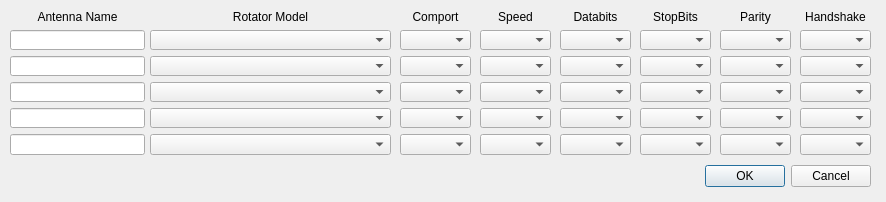
<?xml version="1.0" encoding="UTF-8"?>
<ui version="4.0">
 <class>SetupDialog</class>
 <widget class="QDialog" name="SetupDialog">
  <property name="geometry">
   <rect>
    <x>0</x>
    <y>0</y>
    <width>886</width>
    <height>202</height>
   </rect>
  </property>
  <property name="windowTitle">
   <string>Antenna Setup</string>
  </property>
  <widget class="QDialogButtonBox" name="buttonBox">
   <property name="geometry">
    <rect>
     <x>530</x>
     <y>160</y>
     <width>341</width>
     <height>32</height>
    </rect>
   </property>
   <property name="orientation">
    <enum>Qt::Horizontal</enum>
   </property>
   <property name="standardButtons">
    <set>QDialogButtonBox::Cancel|QDialogButtonBox::Ok</set>
   </property>
  </widget>
  <widget class="QWidget" name="layoutWidget">
   <property name="geometry">
    <rect>
     <x>10</x>
     <y>10</y>
     <width>135</width>
     <height>145</height>
    </rect>
   </property>
   <layout class="QVBoxLayout" name="verticalLayout">
    <item>
     <widget class="QLabel" name="label_3">
      <property name="text">
       <string>Antenna Name</string>
      </property>
      <property name="alignment">
       <set>Qt::AlignCenter</set>
      </property>
     </widget>
    </item>
    <item>
     <widget class="QLineEdit" name="antennaNameEdit1"/>
    </item>
    <item>
     <widget class="QLineEdit" name="antennaNameEdit2"/>
    </item>
    <item>
     <widget class="QLineEdit" name="antennaNameEdit3"/>
    </item>
    <item>
     <widget class="QLineEdit" name="antennaNameEdit4"/>
    </item>
    <item>
     <widget class="QLineEdit" name="antennaNameEdit5"/>
    </item>
   </layout>
  </widget>
  <widget class="QWidget" name="layoutWidget">
   <property name="geometry">
    <rect>
     <x>480</x>
     <y>10</y>
     <width>71</width>
     <height>145</height>
    </rect>
   </property>
   <layout class="QVBoxLayout" name="verticalLayout_4">
    <item>
     <widget class="QLabel" name="label_4">
      <property name="text">
       <string>Speed</string>
      </property>
      <property name="alignment">
       <set>Qt::AlignCenter</set>
      </property>
     </widget>
    </item>
    <item>
     <widget class="QComboBox" name="comSpeedBox1"/>
    </item>
    <item>
     <widget class="QComboBox" name="comSpeedBox2"/>
    </item>
    <item>
     <widget class="QComboBox" name="comSpeedBox3"/>
    </item>
    <item>
     <widget class="QComboBox" name="comSpeedBox4"/>
    </item>
    <item>
     <widget class="QComboBox" name="comSpeedBox5"/>
    </item>
   </layout>
  </widget>
  <widget class="QWidget" name="layoutWidget">
   <property name="geometry">
    <rect>
     <x>150</x>
     <y>10</y>
     <width>241</width>
     <height>145</height>
    </rect>
   </property>
   <layout class="QVBoxLayout" name="verticalLayout_2">
    <item>
     <widget class="QLabel" name="label_2">
      <property name="text">
       <string>Rotator Model</string>
      </property>
      <property name="alignment">
       <set>Qt::AlignCenter</set>
      </property>
     </widget>
    </item>
    <item>
     <widget class="QComboBox" name="rotatorModelBox1"/>
    </item>
    <item>
     <widget class="QComboBox" name="rotatorModelBox2"/>
    </item>
    <item>
     <widget class="QComboBox" name="rotatorModelBox3"/>
    </item>
    <item>
     <widget class="QComboBox" name="rotatorModelBox4"/>
    </item>
    <item>
     <widget class="QComboBox" name="rotatorModelBox5"/>
    </item>
   </layout>
  </widget>
  <widget class="QWidget" name="layoutWidget">
   <property name="geometry">
    <rect>
     <x>400</x>
     <y>10</y>
     <width>71</width>
     <height>145</height>
    </rect>
   </property>
   <layout class="QVBoxLayout" name="verticalLayout_3">
    <item>
     <widget class="QLabel" name="label">
      <property name="text">
       <string>Comport</string>
      </property>
      <property name="alignment">
       <set>Qt::AlignCenter</set>
      </property>
     </widget>
    </item>
    <item>
     <widget class="QComboBox" name="comPortBox1"/>
    </item>
    <item>
     <widget class="QComboBox" name="comPortBox2"/>
    </item>
    <item>
     <widget class="QComboBox" name="comPortBox3"/>
    </item>
    <item>
     <widget class="QComboBox" name="comPortBox4"/>
    </item>
    <item>
     <widget class="QComboBox" name="comPortBox5"/>
    </item>
   </layout>
  </widget>
  <widget class="QWidget" name="layoutWidget_2">
   <property name="geometry">
    <rect>
     <x>560</x>
     <y>10</y>
     <width>71</width>
     <height>145</height>
    </rect>
   </property>
   <layout class="QVBoxLayout" name="verticalLayout_5">
    <item>
     <widget class="QLabel" name="label_5">
      <property name="text">
       <string>Databits</string>
      </property>
      <property name="alignment">
       <set>Qt::AlignCenter</set>
      </property>
     </widget>
    </item>
    <item>
     <widget class="QComboBox" name="comDataBitsBox1"/>
    </item>
    <item>
     <widget class="QComboBox" name="comDataBitsBox2"/>
    </item>
    <item>
     <widget class="QComboBox" name="comDataBitsBox3"/>
    </item>
    <item>
     <widget class="QComboBox" name="comDataBitsBox4"/>
    </item>
    <item>
     <widget class="QComboBox" name="comDataBitsBox5"/>
    </item>
   </layout>
  </widget>
  <widget class="QWidget" name="layoutWidget_3">
   <property name="geometry">
    <rect>
     <x>640</x>
     <y>10</y>
     <width>71</width>
     <height>145</height>
    </rect>
   </property>
   <layout class="QVBoxLayout" name="verticalLayout_6">
    <item>
     <widget class="QLabel" name="label_6">
      <property name="text">
       <string>StopBits</string>
      </property>
      <property name="alignment">
       <set>Qt::AlignCenter</set>
      </property>
     </widget>
    </item>
    <item>
     <widget class="QComboBox" name="comStopBitsBox1"/>
    </item>
    <item>
     <widget class="QComboBox" name="comStopBitsBox2"/>
    </item>
    <item>
     <widget class="QComboBox" name="comStopBitsBox3"/>
    </item>
    <item>
     <widget class="QComboBox" name="comStopBitsBox4"/>
    </item>
    <item>
     <widget class="QComboBox" name="comStopBitsBox5"/>
    </item>
   </layout>
  </widget>
  <widget class="QWidget" name="layoutWidget_4">
   <property name="geometry">
    <rect>
     <x>720</x>
     <y>10</y>
     <width>71</width>
     <height>145</height>
    </rect>
   </property>
   <layout class="QVBoxLayout" name="verticalLayout_7">
    <item>
     <widget class="QLabel" name="label_7">
      <property name="text">
       <string>Parity</string>
      </property>
      <property name="alignment">
       <set>Qt::AlignCenter</set>
      </property>
     </widget>
    </item>
    <item>
     <widget class="QComboBox" name="comParityBox1"/>
    </item>
    <item>
     <widget class="QComboBox" name="comParityBox2"/>
    </item>
    <item>
     <widget class="QComboBox" name="comParityBox3"/>
    </item>
    <item>
     <widget class="QComboBox" name="comParityBox4"/>
    </item>
    <item>
     <widget class="QComboBox" name="comParityBox5"/>
    </item>
   </layout>
  </widget>
  <widget class="QWidget" name="layoutWidget_5">
   <property name="geometry">
    <rect>
     <x>800</x>
     <y>10</y>
     <width>71</width>
     <height>145</height>
    </rect>
   </property>
   <layout class="QVBoxLayout" name="verticalLayout_8">
    <item>
     <widget class="QLabel" name="label_8">
      <property name="text">
       <string>Handshake</string>
      </property>
      <property name="alignment">
       <set>Qt::AlignCenter</set>
      </property>
     </widget>
    </item>
    <item>
     <widget class="QComboBox" name="comHandShakeBox1"/>
    </item>
    <item>
     <widget class="QComboBox" name="comHandShakeBox2"/>
    </item>
    <item>
     <widget class="QComboBox" name="comHandShakeBox3"/>
    </item>
    <item>
     <widget class="QComboBox" name="comHandShakeBox4"/>
    </item>
    <item>
     <widget class="QComboBox" name="comHandShakeBox5"/>
    </item>
   </layout>
  </widget>
 </widget>
 <resources/>
 <connections>
  <connection>
   <sender>buttonBox</sender>
   <signal>accepted()</signal>
   <receiver>SetupDialog</receiver>
   <slot>accept()</slot>
   <hints>
    <hint type="sourcelabel">
     <x>248</x>
     <y>254</y>
    </hint>
    <hint type="destinationlabel">
     <x>157</x>
     <y>274</y>
    </hint>
   </hints>
  </connection>
  <connection>
   <sender>buttonBox</sender>
   <signal>rejected()</signal>
   <receiver>SetupDialog</receiver>
   <slot>reject()</slot>
   <hints>
    <hint type="sourcelabel">
     <x>316</x>
     <y>260</y>
    </hint>
    <hint type="destinationlabel">
     <x>286</x>
     <y>274</y>
    </hint>
   </hints>
  </connection>
 </connections>
</ui>
